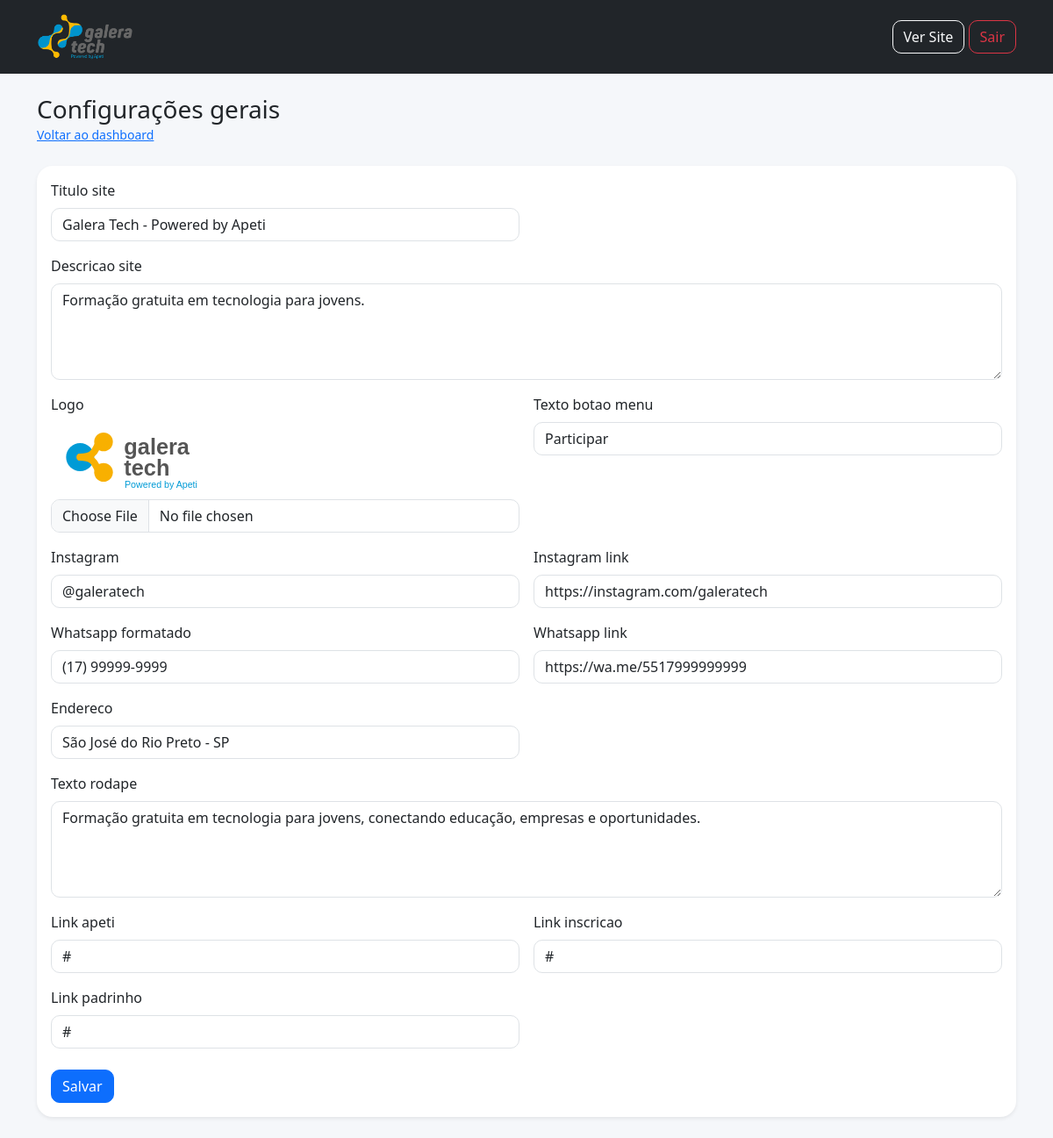
Page /admin/single.php?type=config (signed in) on the committed database.
### tables this page shows
CREATE TABLE site_config (
    id INT AUTO_INCREMENT PRIMARY KEY,
    titulo_site VARCHAR(180),
    descricao_site TEXT,
    logo VARCHAR(255),
    texto_botao_menu VARCHAR(80),
    instagram VARCHAR(120),
    instagram_link VARCHAR(255),
    whatsapp_formatado VARCHAR(80),
    whatsapp_link VARCHAR(255),
    endereco VARCHAR(255),
    texto_rodape TEXT,
    link_apeti VARCHAR(255),
    link_inscricao VARCHAR(255),
    link_padrinho VARCHAR(255)
);

### includes/helpers.php (called while the page is built, shortened)
<?php
function e(?string $value): string
{
    return htmlspecialchars((string) $value, ENT_QUOTES, 'UTF-8');
}
?>

### admin/single.php (the view, shortened to what this page needs)
<?php
require_once __DIR__ . '/../config/database.php';
$type = $_GET['type'] ?? '';
$singleConfigs = [
    'sobre' => [
        'table' => 'sobre',
        'title' => 'Sobre o projeto',
        'upload_folder' => 'sobre',
        'fields' => [
            'tag' => 'text',
            'titulo' => 'text',
            'texto_1' => 'textarea',
            'texto_2' => 'textarea',
            'imagem' => 'file',
            'alt_imagem' => 'text',
        ],
    ],
    'cta' => [
        'table' => 'cta',
        'title' => 'CTA final',
        'upload_folder' => '',
        'fields' => [
            'tag' => 'text',
            'titulo' => 'text',
            'descricao' => 'textarea',
            'texto_botao_1' => 'text',
            'link_botao_1' => 'text',
            'texto_botao_2' => 'text',
            'link_botao_2' => 'text',
        ],
    ],
    'config' => [
        'table' => 'site_config',
        'title' => 'Configurações gerais',
        'upload_folder' => 'parceiros',
        'fields' => [
            'titulo_site' => 'text',
            'descricao_site' => 'textarea',
            'logo' => 'file',
            'texto_botao_menu' => 'text',
            'instagram' => 'text',
            'instagram_link' => 'text',
            'whatsapp_formatado' => 'text',
            'whatsapp_link' => 'text',
            'endereco' => 'text',
            'texto_rodape' => 'textarea',
            'link_apeti' => 'text',
            'link_inscricao' => 'text',
            'link_padrinho' => 'text',
        ],
    ],
];
$configSingle = $singleConfigs[$type] ?? null;
$table = $configSingle['table'];
$fields = $configSingle['fields'];
$title = $configSingle['title'];
$row = $pdo->query("SELECT * FROM {$table} LIMIT 1")->fetch();
require_once __DIR__ . '/includes/header.php';
?>
<div class="mb-4">
    <h1 class="h3 mb-0"><?= e($title) ?></h1>
    <a href="dashboard.php" class="small">Voltar ao dashboard</a>
</div>
<div class="card border-0 shadow-sm">
    <div class="card-body">
        <form method="post" enctype="multipart/form-data">
            <div class="row g-3">
                <?php foreach ($fields as $field => $kind): ?>
                    <div class="col-md-<?= $kind === 'textarea' ? '12' : '6' ?>">
                        <label class="form-label"><?= e(ucfirst(str_replace('_', ' ', $field))) ?></label>
                        <?php if ($kind === 'textarea'): ?>
                            <textarea name="<?= e($field) ?>" class="form-control" rows="4"><?= e($row[$field] ?? '') ?></textarea>
                        <?php elseif ($kind === 'file'): ?>
                            <?php if (!empty($row[$field])): ?>
                                <div class="mb-2">
                                    <img src="../<?= e($row[$field]) ?>" style="max-height: 80px;" alt="">
                                </div>
                            <?php endif; ?>
                            <input type="file" name="<?= e($field) ?>" class="form-control">
                        <?php else: ?>
                            <input type="<?= e($kind) ?>" name="<?= e($field) ?>" class="form-control" value="<?= e((string)($row[$field] ?? '')) ?>">
                        <?php endif; ?>
                    </div>
                <?php endforeach; ?>
            </div>
            <button class="btn btn-primary mt-4">Salvar</button>
        </form>
    </div>
</div>
<?php require_once __DIR__ . '/includes/footer.php'; ?>

### assets/css/admin.css (style rules this page uses)
body { background-color: #f5f7fa; }
.card { border-radius: 18px; }
.form-control, .btn { border-radius: 10px; }

### rows in the picture
site_config: titulo_site "Galera Tech - Powered by Apeti", descricao_site "Formação gratuita em tecnologia para jovens.", logo (picture), texto_botao_menu "Participar", instagram "@galeratech", instagram_link "https://instagram.com/galeratech", whatsapp_formatado "(17) 99999-9999", whatsapp_link "https://wa.me/5517999999999", endereco "São José do Rio Preto - SP", texto_rodape "Formação gratuita em tecnologia para jovens, conectando educação, empresas e oportunidades.", link_apeti "#", link_inscricao "#", link_padrinho "#"

### other values in the picture
$title "Configurações gerais"
str_replace('_', ' ', $field) "Titulo site"
str_replace('_', ' ', $field) "Descricao site"
str_replace('_', ' ', $field) "Logo"
str_replace('_', ' ', $field) "Texto botao menu"
str_replace('_', ' ', $field) "Instagram"
str_replace('_', ' ', $field) "Instagram link"
str_replace('_', ' ', $field) "Whatsapp formatado"
str_replace('_', ' ', $field) "Whatsapp link"
str_replace('_', ' ', $field) "Endereco"
str_replace('_', ' ', $field) "Texto rodape"
str_replace('_', ' ', $field) "Link apeti"
str_replace('_', ' ', $field) "Link inscricao"
str_replace('_', ' ', $field) "Link padrinho"
